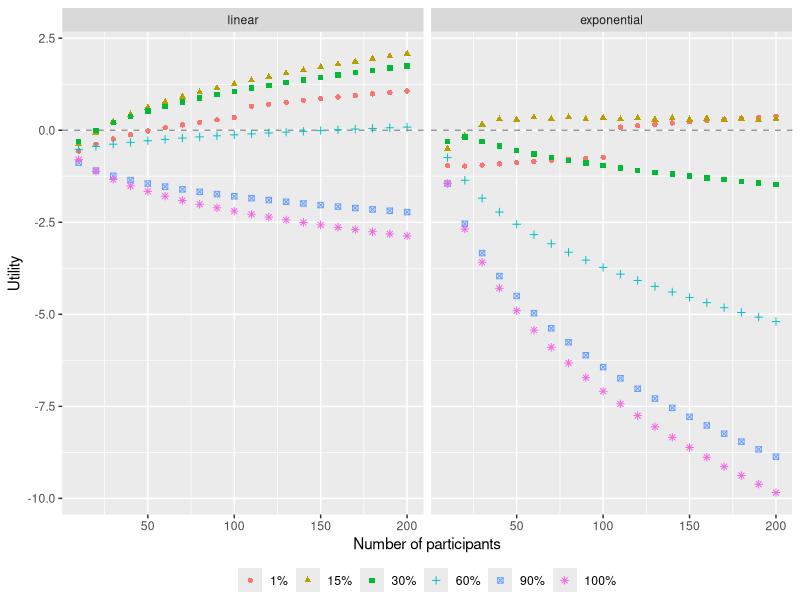
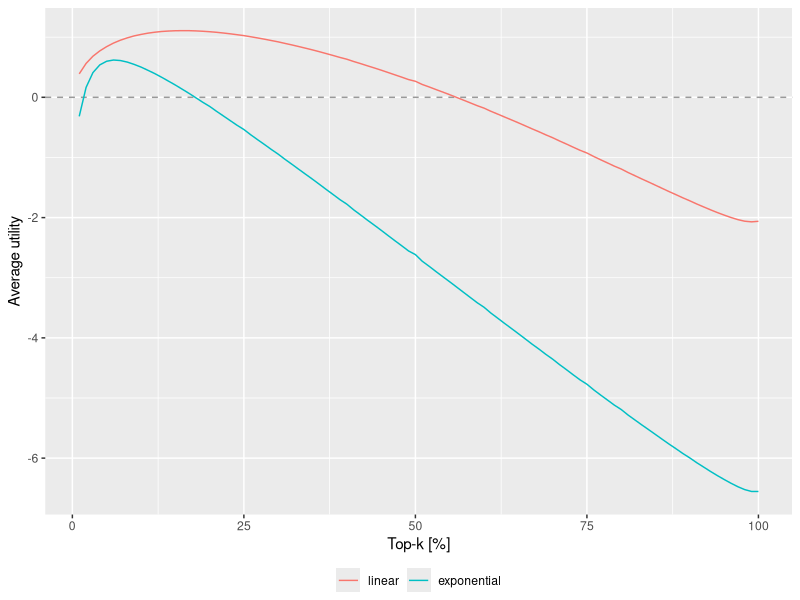
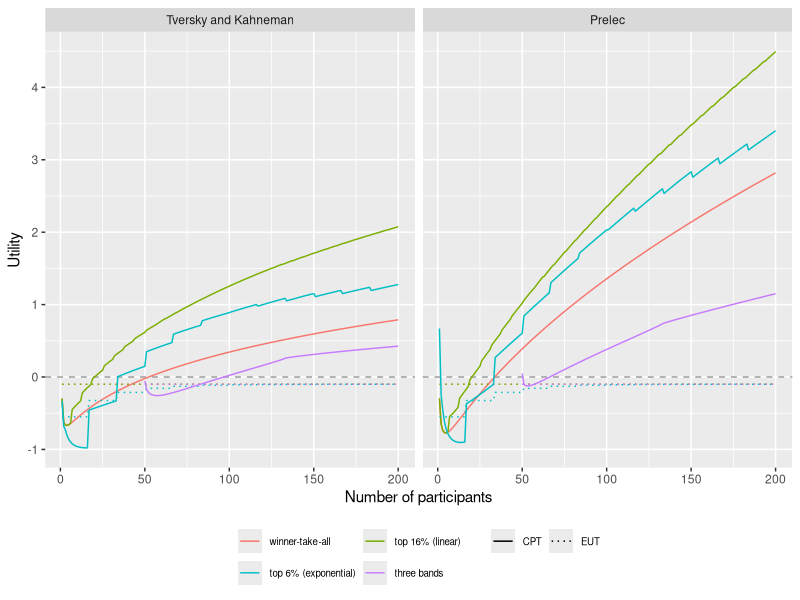
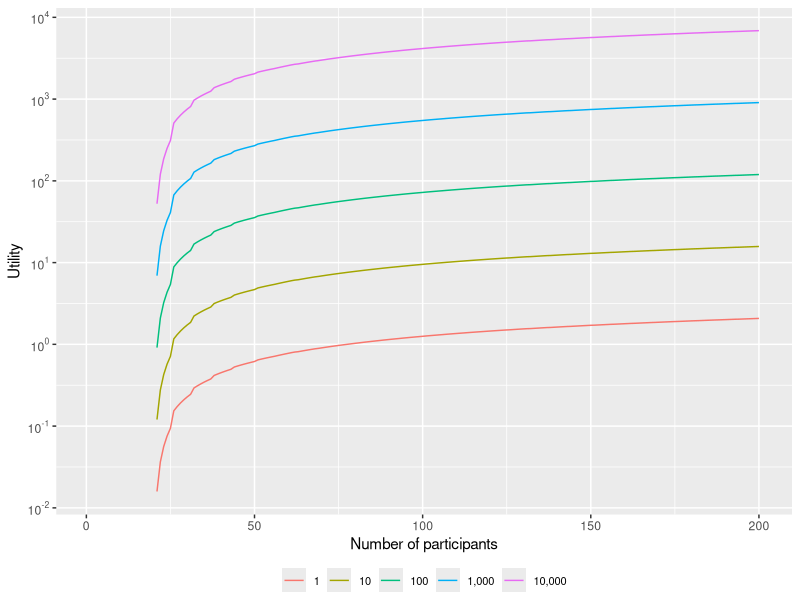
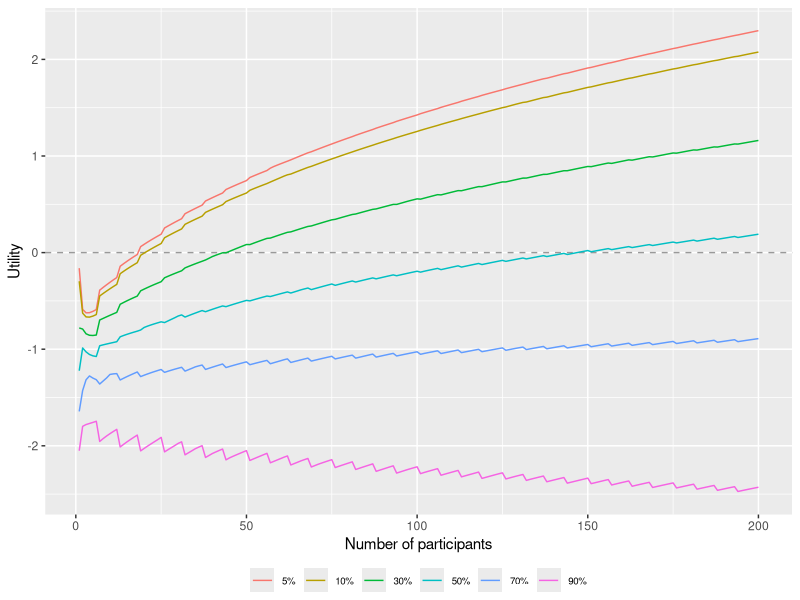
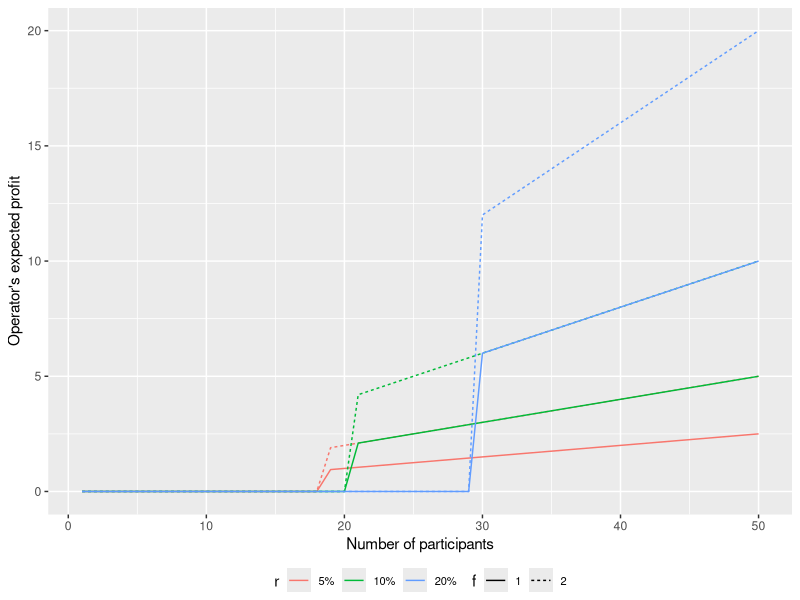

The R script that drew these images, in order:
require("tidyverse")
require("scales")

save_dir <- "./plots/"

pi <- function(x, func = "Tversky and Kahneman") {
  if (func == "Tversky and Kahneman") {
    delta <- 0.65
    x^delta / (x^delta + (1 - x)^delta)^(1 / delta)
  } else if (func == "Prelec") {
    alpha <- 0.65
    beta <- 1
    exp(-beta * (-log(x))^alpha)
  }
}

v <- function(x, func = "Tversky and Kahneman") {
  if (func %in% c("Tversky and Kahneman", "Prelec")) {
    alpha <- 0.88
    lambda <- 2.25
    ifelse(x >= 0, x^alpha, -lambda * (-x)^alpha)
  }
}

utility_top_k <- function(theory, n, total, fee, top_k_weighting, top_k_ratio,
                          func) {
  if (top_k_ratio <= 0 || top_k_ratio > 100) {
    stop("top_k_ratio must be between 0 and 100 [%]")
  }
  k <- ceiling(n * top_k_ratio / 100)

  if (top_k_weighting == "linear") {
    denom <- k * (k + 1) / 2
    if (theory == "EUT") {
      1 / n * sum(total * (k:1) / denom - fee) + (1 - k / n) * (-fee)
    } else if (theory == "CPT") {
      pi(1 / n, func) * sum(v(total * (k:1) / denom - fee, func)) +
        pi(1 - k / n, func) * v(-fee, func)
    }
  } else if (top_k_weighting == "exponential") {
    if (theory == "EUT") {
      1 / n * sum(total * (1 / 2)^(1:k) - fee) + (1 - k / n) * (-fee)
    } else if (theory == "CPT") {
      pi(1 / n, func) * sum(v(total * (1 / 2)^(1:k) - fee), func) +
        pi(1 - k / n, func) * v(-fee, func)
    }
  }
}

calc_utility <- function(theory, mechanism, n, r, fee, func,
                         top_k_weighting, top_k_ratio) {
  total <- n * (1 - r) * fee
  if (theory == "EUT") {
    # under expected utility maximizer
    if (mechanism == "winner-take-all") {
      1 / n * (total - fee) + (1 - 1 / n) * (-fee)
    } else if (stringr::str_detect(mechanism, "^top")) {
      utility_top_k(theory, n, total, fee, top_k_weighting, top_k_ratio, func)
    } else if (mechanism == "three bands") {
      if (n < 50) {
        NA
      } else {
        1 / n * (total / 3 - fee) +
          9 / n * (total / 3 / 9 - fee) +
          40 / n * (total / 3 / 40 - fee) +
          (1 - 50 / n) * (-fee)
      }
    }
  } else if (theory == "CPT") {
    # under cumulative prospect theory
    if (mechanism == "winner-take-all") {
      pi(1 / n, func) * v(total - fee, func) +
        pi(1 - 1 / n, func) * v(-fee, func)
    } else if (stringr::str_detect(mechanism, "^top")) {
      utility_top_k(theory, n, total, fee, top_k_weighting, top_k_ratio, func)
    } else if (mechanism == "three bands") {
      if (n < 50) {
        NA
      } else {
        pi(1 / n, func) * v(total / 3 - fee, func) +
          pi(9 / n, func) * v(total / 3 / 9 - fee, func) +
          pi(40 / n, func) * v(total / 3 / 40 - fee, func) +
          pi(1 - 50 / n, func) * v(-fee, func)
      }
    }
  }
}

################################################################################
## utility versus number of participants (with different k) ##
################################################################################
# theory: whether participants' behavior is assumed to be EUT or CPT
# mechanism: game rule that determines how rewards are given to participants
# n: number of participants
# r: how much an organizer takes
# fee: fee paid by a participant
# func: which value and weighting functions are used
# top-k: k denotes how much participants would receive prizes in %
# top-k-weighting: how prizes are split in top-k mechanisms
parameters <- expand.grid(
  theory = "CPT",
  top_k_ratio = 1:100,
  top_k_weighting = c("linear", "exponential"),
  n = 1:200,
  r = 0.1,
  fee = 1,
  func = "Tversky and Kahneman"
) %>%
  dplyr::rowwise() %>%
  dplyr::mutate(
    mechanism =
      paste0("top ", top_k_ratio, "% (", top_k_weighting, ")")
  ) %>%
  dplyr::select(
    theory, mechanism, n, r, fee, func, top_k_weighting,
    top_k_ratio
  )

tmp <- parameters %>%
  purrr::pmap(calc_utility) %>%
  unlist()
utility_participants <- bind_cols(parameters, utility = tmp)

p <- utility_participants %>%
  dplyr::filter(
    n %% 10 == 0,
    top_k_ratio %in% c(1, 15, 30, 60, 90, 100)
  ) %>%
  dplyr::mutate(
    top_k_ratio =
      factor(percent(top_k_ratio, scale = 1),
        levels = percent(sort(top_k_ratio), scale = 1)
      )
  ) %>%
  ggplot(aes(
    x = n, y = utility, shape = top_k_ratio, color = top_k_ratio,
    group = top_k_weighting
  )) +
  geom_hline(yintercept = 0, linetype = "dashed", color = "gray60") +
  # geom_line() +
  geom_point() +
  scale_x_continuous(n.breaks = 5) +
  xlab("Number of participants") +
  ylab("Utility") +
  theme(
    legend.title = element_blank(),
    legend.position = "bottom",
    # legend.text = element_text(size = 6),
    legend.margin = margin(t = 0, unit = "cm")
  ) +
  guides(
    shape = guide_legend(nrow = 1, byrow = TRUE),
    color = guide_legend(nrow = 1, byrow = TRUE)
  ) +
  facet_wrap(. ~ top_k_weighting, scales = "fixed")

ggsave(
  filename = paste0(save_dir, "utility_participants_rank_weight.pdf"), plot = p,
  width = 4.5, height = 3
)

################################################################################
## average utility versus number of participants (with different k)           ##
################################################################################
p <- utility_participants %>%
  dplyr::group_by(top_k_ratio, top_k_weighting) %>%
  dplyr::summarize(utility = mean(utility)) %>%
  ggplot(aes(x = top_k_ratio, y = utility, color = top_k_weighting)) +
  # geom_vline(xintercept = 6, linetype = "dashed", color = "gray60") +
  # geom_vline(xintercept = 16, linetype = "dashed", color = "gray60") +
  geom_hline(yintercept = 0, linetype = "dashed", color = "gray60") +
  geom_line() +
  # geom_text(x = 6, y = 2, label = "6%", color = "gray60") +
  # geom_text(x = 16, y = 2, label = "16%", color = "gray60") +
  # ylim(-7, 2.5) +
  xlab("Top-k [%]") +
  ylab("Average utility") +
  theme(
    legend.title = element_blank(),
    legend.position = "bottom",
    legend.margin = margin(t = 0, unit = "cm")
  )

ggsave(
  filename = paste0(save_dir, "utility_participants_rank_weight_average.pdf"),
  plot = p, width = 4, height = 3
)

# find ks that give us the highest average utility
utility_participants %>%
  dplyr::group_by(top_k_ratio, top_k_weighting) %>%
  dplyr::summarize(utility = mean(utility), .groups = "drop") %>%
  dplyr::group_by(top_k_weighting) %>%
  dplyr::slice(which.max(utility))

################################################################################
## utility versus number of participants (with different v and p, EUT vs CPT) ##
################################################################################
parameters <- expand.grid(
  theory = factor(c("CPT", "EUT"), levels = c("CPT", "EUT")),
  mechanism = c(
    "winner-take-all",
    "top 16% (linear)",
    "top 6% (exponential)",
    "three bands"
  ),
  n = 1:200,
  r = 0.1,
  fee = 1,
  func = c("Tversky and Kahneman", "Prelec")
) %>%
  # extract top_k_ratio for top-k
  dplyr::rowwise() %>%
  dplyr::mutate(
    top_k_ratio = ifelse(
      stringr::str_detect(mechanism, "^top"),
      stringr::str_extract(mechanism, "\\d+") %>% as.numeric(),
      NA
    ),
    top_k_weighting = ifelse(
      stringr::str_detect(mechanism, "^top"),
      stringr::str_match(mechanism, "\\((\\w+)\\)") %>% .[2],
      NA
    )
  )

tmp <- parameters %>%
  purrr::pmap(calc_utility) %>%
  unlist()
utility_participants <- bind_cols(parameters, utility = tmp)

p <- utility_participants %>%
  ggplot(aes(x = n, y = utility, color = mechanism, linetype = theory)) +
  geom_hline(yintercept = 0, linetype = "dashed", color = "gray60") +
  geom_line() +
  xlab("Number of participants") +
  ylab("Utility") +
  scale_linetype_manual(values = c("solid", "dotted")) +
  theme(
    legend.title = element_blank(),
    legend.position = "bottom",
    legend.text = element_text(size = 7),
    legend.box = "horizontal",
    legend.background = element_blank()
  ) +
  guides(
    shape = guide_legend(nrow = 2, byrow = TRUE),
    color = guide_legend(nrow = 2, byrow = TRUE)
  ) +
  facet_wrap(. ~ func, scales = "fixed")

ggsave(
  filename = paste0(save_dir, "utility_participants.pdf"), plot = p,
  width = 4.5, height = 3.5
)

# find the minimum number of participants to obtain a positive utility
utility_participants %>%
  dplyr::filter(
    func == "Tversky and Kahneman",
    theory == "CPT",
    utility > 0
  ) %>%
  dplyr::group_by(mechanism) %>%
  dplyr::slice(which.min(n)) %>%
  dplyr::select(mechanism, n)

################################################################################
## utility versus fee                                                         ##
################################################################################
parameters <- expand.grid(
  theory = "CPT",
  top_k_ratio = 16,
  top_k_weighting = "linear",
  n = 1:200,
  r = 0.1,
  fee = 10^(0:4),
  func = "Tversky and Kahneman"
) %>%
  dplyr::rowwise() %>%
  dplyr::mutate(
    mechanism =
      paste0("top ", top_k_ratio, "% (", top_k_weighting, ")")
  ) %>%
  dplyr::select(
    theory, mechanism, n, r, fee, func, top_k_weighting, top_k_ratio
  )

tmp <- parameters %>%
  purrr::pmap(calc_utility) %>%
  unlist()
utility_participants <- bind_cols(parameters, utility = tmp)

p <- utility_participants %>%
  dplyr::mutate(r = percent(r)) %>%
  dplyr::mutate(
    f = factor(comma(fee), levels = comma(sort(fee)))
  ) %>%
  ggplot(aes(
    x = n, y = utility, color = f
  )) +
  geom_line() +
  scale_y_continuous(
    trans = log10_trans(),
    breaks = trans_breaks("log10", function(x) 10^x),
    labels = trans_format("log10", math_format(10^.x))
  ) +
  xlab("Number of participants") +
  ylab("Utility") +
  theme(
    legend.title = element_blank(),
    legend.text = element_text(size = 8),
    legend.position = "bottom",
    legend.margin = margin(t = 0, unit = "cm")
  ) +
  guides(
    # shape = guide_legend(nrow = 1, byrow = TRUE),
    color = guide_legend(nrow = 1, byrow = TRUE)
  )

ggsave(
  filename = paste0(save_dir, "utility_f.pdf"), plot = p,
  width = 4, height = 3
)

################################################################################
## utility versus r                                                           ##
################################################################################
parameters <- expand.grid(
  theory = "CPT",
  top_k_ratio = 16,
  top_k_weighting = "linear",
  n = 1:200,
  r = c(0.05, 0.1, 0.3, 0.5, 0.7, 0.9),
  fee = 1,
  func = "Tversky and Kahneman"
) %>%
  dplyr::rowwise() %>%
  dplyr::mutate(
    mechanism =
      paste0("top ", top_k_ratio, "% (", top_k_weighting, ")")
  ) %>%
  dplyr::select(
    theory, mechanism, n, r, fee, func, top_k_weighting, top_k_ratio
  )


tmp <- parameters %>%
  purrr::pmap(calc_utility) %>%
  unlist()
utility_participants <- bind_cols(parameters, utility = tmp)

p <- utility_participants %>%
  dplyr::mutate(r = factor(percent(r), levels = percent(sort(r)))) %>%
  ggplot(aes(x = n, y = utility, color = r)) +
  geom_hline(yintercept = 0, linetype = "dashed", color = "gray60") +
  geom_line() +
  xlab("Number of participants") +
  ylab("Utility") +
  theme(
    legend.title = element_blank(),
    legend.text = element_text(size = 7),
    legend.position = "bottom",
    legend.margin = margin(t = 0, unit = "cm")
  ) +
  guides(
    # shape = guide_legend(nrow = 1, byrow = TRUE),
    color = guide_legend(nrow = 1, byrow = TRUE)
  )

ggsave(
  filename = paste0(save_dir, "utility_r.pdf"), plot = p,
  width = 4, height = 3
)

# find the number of participants required
utility_participants %>%
  dplyr::filter(utility > 0) %>%
  dplyr::group_by(r) %>%
  dplyr::slice(which.min(n)) %>%
  dplyr::select(r, n)

################################################################################
## Operator's profit                                                         ##
################################################################################
parameters <- expand.grid(
  theory = "CPT",
  top_k_ratio = 16,
  top_k_weighting = "linear",
  n = 1:50,
  r = c(0.05, 0.1, 0.2),
  fee = 1:2,
  func = "Tversky and Kahneman"
) %>%
  dplyr::rowwise() %>%
  dplyr::mutate(
    mechanism =
      paste0("top ", top_k_ratio, "% (", top_k_weighting, ")")
  ) %>%
  dplyr::select(
    theory, mechanism, n, r, fee, func, top_k_weighting, top_k_ratio
  )


tmp <- parameters %>%
  purrr::pmap(calc_utility) %>%
  unlist()
utility_participants <- bind_cols(parameters, utility = tmp)

p <- utility_participants %>%
  # Operator's profit is 0 if utility <= 0, otherwise r * n * fee
  dplyr::mutate(profit = ifelse(utility <= 0,
    0,
    r * n * fee
  )) %>%
  dplyr::mutate(
    f = factor(fee, levels = sort(fee)),
    r = factor(percent(r), levels = percent(sort(r)))
  ) %>%
  ggplot(aes(
    x = n, y = profit, color = r, linetype = f
  )) +
  geom_line() +
  xlab("Number of participants") +
  ylab("Operator's expected profit") +
  theme(
    # legend.title = element_blank(),
    legend.text = element_text(size = 8),
    legend.position = "bottom",
    legend.margin = margin(t = 0, unit = "cm")
  ) +
  guides(
    color = guide_legend(nrow = 1, byrow = TRUE),
    linetype = guide_legend(nrow = 1, byrow = TRUE)
  )

ggsave(
  filename = paste0(save_dir, "operator_profit.pdf"), plot = p,
  width = 4, height = 3
)

# find when a utility gets positive
utility_participants %>%
  dplyr::filter(utility > 0) %>%
  dplyr::group_by(fee, r) %>%
  dplyr::slice(which.min(utility)) %>%
  dplyr::select(r, fee, n)
